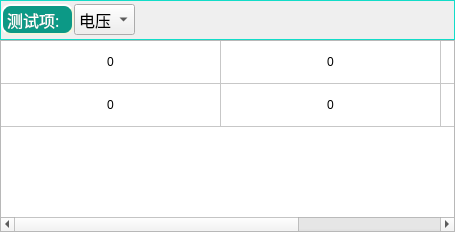
     <widget class="QWidget" name="test_ripple_Page">
      <layout class="QGridLayout" name="gridLayout_11">
       <property name="margin">
        <number>0</number>
       </property>
       <property name="spacing">
        <number>0</number>
       </property>
       <item row="0" column="0">
        <widget class="QwtPlot" name="ripple_wave_QwtPlot">
         <property name="sizePolicy">
          <sizepolicy hsizetype="Expanding" vsizetype="Preferred">
           <horstretch>0</horstretch>
           <verstretch>0</verstretch>
          </sizepolicy>
         </property>
         <property name="minimumSize">
          <size>
           <width>0</width>
           <height>0</height>
          </size>
         </property>
         <property name="font">
          <font>
           <family>Kalinga</family>
          </font>
         </property>
         <property name="styleSheet">
          <string notr="true">color: rgb(0, 170, 255);
background-color: rgb(0, 0, 0);</string>
         </property>
        </widget>
       </item>
       <item row="1" column="0">
        <widget class="QFrame" name="RRF_ripple_Frame">
         <property name="sizePolicy">
          <sizepolicy hsizetype="Expanding" vsizetype="Minimum">
           <horstretch>0</horstretch>
           <verstretch>0</verstretch>
          </sizepolicy>
         </property>
         <property name="minimumSize">
          <size>
           <width>0</width>
           <height>40</height>
          </size>
         </property>
         <property name="maximumSize">
          <size>
           <width>16777215</width>
           <height>40</height>
          </size>
         </property>
         <property name="styleSheet">
          <string notr="true">#RRF_ripple_Frame{
 border: 1px solid rgb(18, 220, 200);
    background: qlineargradient(spread:reflect,
        x1:0, y1:0, x2:1, y2:0,
        stop:0 rgba(7, 85, 75, 255),
        stop:1 rgba(18, 220, 200, 255));
}</string>
         </property>
         <property name="frameShape">
          <enum>QFrame::StyledPanel</enum>
         </property>
         <property name="frameShadow">
          <enum>QFrame::Raised</enum>
         </property>
         <layout class="QGridLayout" name="gridLayout_10">
          <property name="margin">
           <number>0</number>
          </property>
          <property name="spacing">
           <number>0</number>
          </property>
          <item row="0" column="0">
           <widget class="QLabel" name="RRF_ripple_chl_Label">
            <property name="font">
             <font>
              <family>Kalinga</family>
              <pointsize>12</pointsize>
             </font>
            </property>
            <property name="styleSheet">
             <string notr="true">border-style: outset;
border-width:2px;
border-radius:10px;
border-color: beige;
color: rgb(255, 255, 255);
background-color: rgba(12, 153, 134, 255);

</string>
            </property>
            <property name="text">
             <string>测试项:  </string>
            </property>
           </widget>
          </item>
          <item row="0" column="1">
           <widget class="QComboBox" name="RRF_ripple_chl_CbBox">
            <property name="minimumSize">
             <size>
              <width>60</width>
              <height>30</height>
             </size>
            </property>
            <property name="font">
             <font>
              <family>Kalinga</family>
              <pointsize>12</pointsize>
             </font>
            </property>
            <property name="styleSheet">
             <string notr="true">
QScrollBar:vertical
{
	width:26px;
	background:rgba(0,0,0,10%);
    border-radius:4px;
}
</string>
            </property>
            <item>
             <property name="text">
              <string>电压</string>
             </property>
            </item>
            <item>
             <property name="text">
              <string>电流</string>
             </property>
            </item>
           </widget>
          </item>
          <item row="0" column="2">
           <spacer name="RRF_ripple_HlSpacer">
            <property name="orientation">
             <enum>Qt::Horizontal</enum>
            </property>
            <property name="sizeHint" stdset="0">
             <size>
              <width>40</width>
              <height>20</height>
             </size>
            </property>
           </spacer>
          </item>
         </layout>
        </widget>
       </item>
       <item row="2" column="0">
        <widget class="QTableWidget" name="RRF_ripple_TblWidget">
         <property name="sizePolicy">
          <sizepolicy hsizetype="Expanding" vsizetype="Minimum">
           <horstretch>0</horstretch>
           <verstretch>0</verstretch>
          </sizepolicy>
         </property>
         <property name="minimumSize">
          <size>
           <width>455</width>
           <height>0</height>
          </size>
         </property>
         <property name="styleSheet">
          <string notr="true"/>
         </property>
         <property name="editTriggers">
          <set>QAbstractItemView::NoEditTriggers</set>
         </property>
         <property name="selectionMode">
          <enum>QAbstractItemView::SingleSelection</enum>
         </property>
         <attribute name="horizontalHeaderVisible">
          <bool>false</bool>
         </attribute>
         <attribute name="horizontalHeaderDefaultSectionSize">
          <number>220</number>
         </attribute>
         <attribute name="horizontalHeaderHighlightSections">
          <bool>true</bool>
         </attribute>
         <attribute name="verticalHeaderVisible">
          <bool>false</bool>
         </attribute>
         <attribute name="verticalHeaderDefaultSectionSize">
          <number>43</number>
         </attribute>
         <row>
          <property name="text">
           <string>电压(v)</string>
          </property>
         </row>
         <row>
          <property name="text">
           <string>电流(A)</string>
          </property>
         </row>
         <column>
          <property name="text">
           <string>纹波系数</string>
          </property>
         </column>
         <column>
          <property name="text">
           <string>纹波大小</string>
          </property>
         </column>
         <column>
          <property name="text">
           <string>纹波基数</string>
          </property>
         </column>
         <item row="0" column="0">
          <property name="text">
           <string>0</string>
          </property>
          <property name="font">
           <font>
            <weight>50</weight>
            <bold>false</bold>
           </font>
          </property>
          <property name="textAlignment">
           <set>AlignHCenter|AlignVCenter|AlignCenter</set>
          </property>
          <property name="foreground">
           <brush brushstyle="NoBrush">
            <color alpha="255">
             <red>0</red>
             <green>0</green>
             <blue>0</blue>
            </color>
           </brush>
          </property>
          <property name="flags">
           <set>NoItemFlags</set>
          </property>
         </item>
         <item row="0" column="1">
          <property name="text">
           <string>0</string>
          </property>
          <property name="font">
           <font>
            <weight>50</weight>
            <bold>false</bold>
           </font>
          </property>
          <property name="textAlignment">
           <set>AlignHCenter|AlignVCenter|AlignCenter</set>
          </property>
          <property name="foreground">
           <brush brushstyle="NoBrush">
            <color alpha="255">
             <red>0</red>
             <green>0</green>
             <blue>0</blue>
            </color>
           </brush>
          </property>
          <property name="flags">
           <set>NoItemFlags</set>
          </property>
         </item>
         <item row="0" column="2">
          <property name="text">
           <string>0</string>
          </property>
          <property name="textAlignment">
           <set>AlignHCenter|AlignVCenter|AlignCenter</set>
          </property>
         </item>
         <item row="1" column="0">
          <property name="text">
           <string>0</string>
          </property>
          <property name="textAlignment">
           <set>AlignHCenter|AlignVCenter|AlignCenter</set>
          </property>
         </item>
         <item row="1" column="1">
          <property name="text">
           <string>0</string>
          </property>
          <property name="textAlignment">
           <set>AlignHCenter|AlignVCenter|AlignCenter</set>
          </property>
         </item>
         <item row="1" column="2">
          <property name="text">
           <string>0</string>
          </property>
          <property name="textAlignment">
           <set>AlignHCenter|AlignVCenter|AlignCenter</set>
          </property>
         </item>
        </widget>
       </item>
      </layout>
     </widget>
